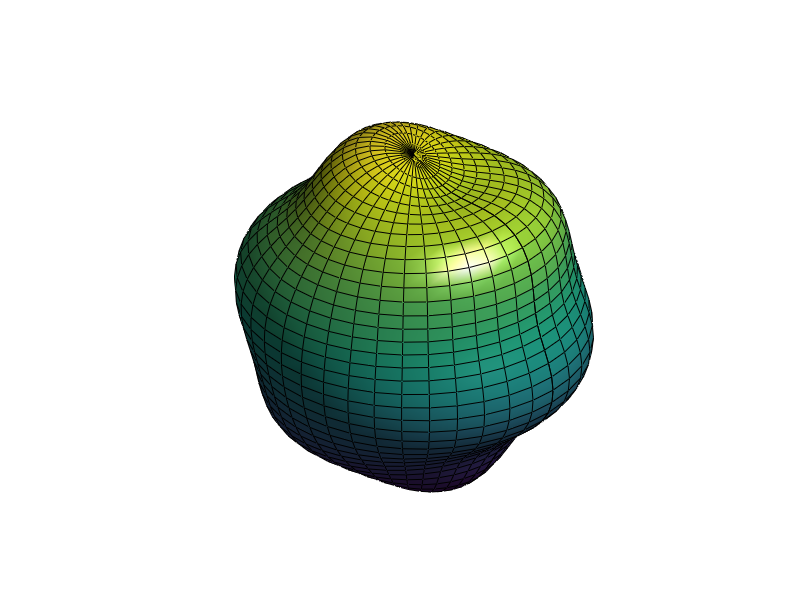

This figure's MATLAB source:
%% Animating a Surface
% This example shows how to animate a surface. Specifically, this example
% animates a spherical harmonic. Spherical harmonics are spherical versions
% of Fourier series and can be used to model the free oscillations of the
% Earth.

%    Copyright 2014 The MathWorks, Inc.

%% Define the Spherical Grid
% Define a set of points on a spherical grid to calculate the harmonic.

theta = 0:pi/40:pi;                   % polar angle
phi = 0:pi/20:2*pi;                   % azimuth angle

[phi,theta] = meshgrid(phi,theta);    % define the grid

%% Calculate the Spherical Harmonic
% Calculate the spherical harmonic with a degree of six, an order of one,
% and an amplitude of 0.5 on the surface of a sphere with a radius equal to
% five.  Then, convert the values to Cartesian coordinates.

degree = 6;
order = 1;
amplitude = 0.5;
radius = 5;

Ymn = legendre(degree,cos(theta(:,1)));
Ymn = Ymn(order+1,:)';
yy = Ymn;

for kk = 2: size(theta,1)
 	yy = [yy Ymn];
end

yy = yy.*cos(order*phi);

order = max(max(abs(yy)));
rho = radius + amplitude*yy/order;

r = rho.*sin(theta);    % convert to Cartesian coordinates
x = r.*cos(phi);
y = r.*sin(phi);
z = rho.*cos(theta);

%% Plot the Spherical Harmonic on the Surface of a Sphere
% Using the |surf| function, plot the spherical harmonic on the surface of
% the sphere.

figure
s = surf(x,y,z);

light               % add a light
lighting gouraud    % preferred lighting for a curved surface
axis equal off      % set axis equal and remove axis
view(40,30)         % set viewpoint
camzoom(1.5)        % zoom into scene
